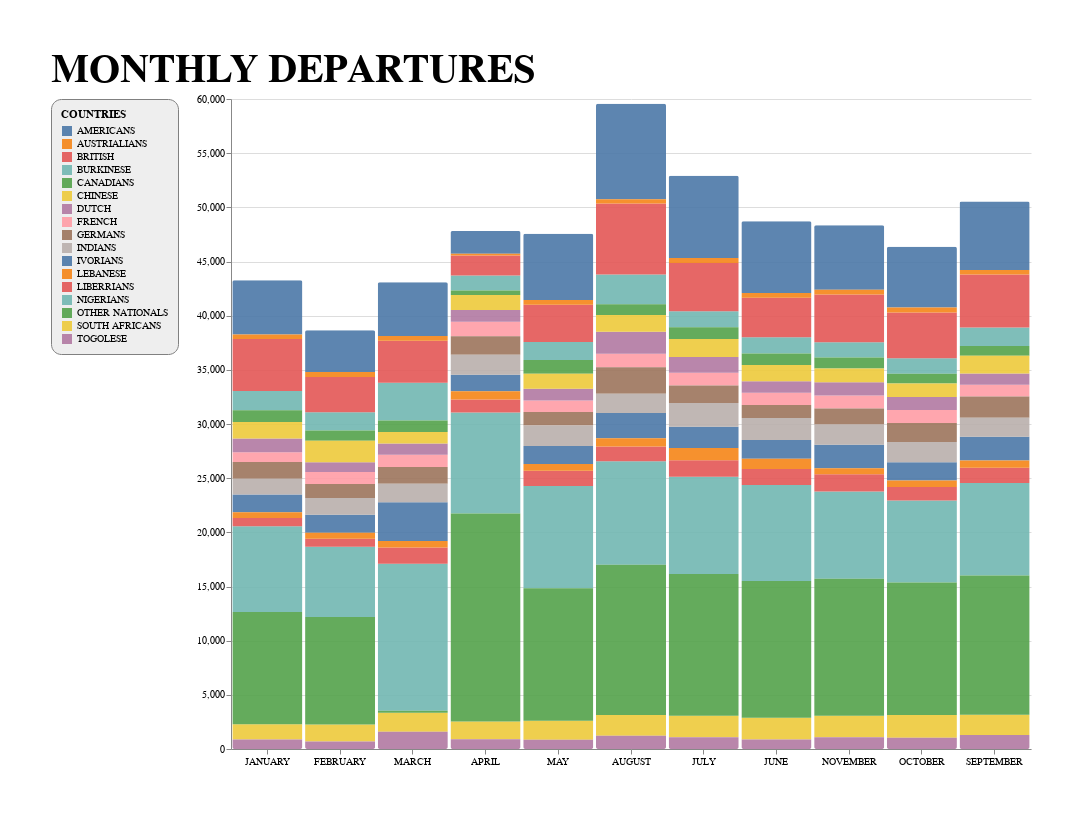

The notebook cell saved with this chart:
### Code cell
chart2= alt.Chart(trans).mark_bar(size=70,cornerRadius=1.9,font="Helvetica Neue",filled=True).encode(
    x=alt.X('MONTHS:O', 
            title='',
            sort=alt.EncodingSortField(field="Letters", op="count", order='ascending'),
            axis=alt.AxisConfig(labelAngle=360)),
    y=alt.Y('sum(DEPARTURES)', title=None, ),
    color=alt.Color('COUNTRIES', legend=alt.Legend(orient="left",type = 'symbol')),
    opacity=alt.OpacityValue(0.9),
    #size=alt.Size('MONTHS:N',scale=alt.Scale(range=[0,600])),
    tooltip=alt.Tooltip(['COUNTRIES','DEPARTURES','PERCENTAGE'])
).properties(
    width=800,
    padding=50,
    height=650,
    background='white',
    title=alt.TitleParams(text='MONTHLY DEPARTURES')
    ).configure_legend(
    strokeColor='gray',
    fillColor='#EEEEEE',
    padding=10,
    cornerRadius=10,
    orient='top-left')
chart2.configure_title(
    fontSize=40,
    font='Courier',
    anchor='start',
    align='right',
    color='black',
    ).configure_view(
    stroke='transparent'
)

### Figure 1 — Vega-Lite specification as saved in the notebook (floating-point values rounded to 4 significant figures; data arrays with more than 128 entries replaced by an {"elided": "..."} marker saying what was removed)
{"$schema": "https://vega.github.io/schema/vega-lite/v3.4.0.json", "background": "white", "config": {"legend": {"cornerRadius": 10, "fillColor": "#EEEEEE", "orient": "top-left", "padding": 10, "strokeColor": "gray"}, "mark": {"tooltip": null}, "title": {"align": "right", "anchor": "start", "color": "black", "font": "Courier", "fontSize": 40}, "view": {"height": 300, "stroke": "transparent", "width": 400}}, "data": {"name": "data-563364fef5ae5fb87a3c7902ddebb742"}, "datasets": {"data-563364fef5ae5fb87a3c7902ddebb742": {"elided": "187 records"}}, "encoding": {"color": {"field": "COUNTRIES", "legend": {"orient": "left", "type": "symbol"}, "type": "nominal"}, "opacity": {"value": 0.9}, "tooltip": [{"field": "COUNTRIES", "type": "nominal"}, {"field": "DEPARTURES", "type": "quantitative"}, {"field": "PERCENTAGE", "type": "quantitative"}], "x": {"axis": {"labelAngle": 360}, "field": "MONTHS", "sort": {"field": "Letters", "op": "count", "order": "ascending"}, "title": "", "type": "ordinal"}, "y": {"aggregate": "sum", "field": "DEPARTURES", "title": null, "type": "quantitative"}}, "height": 650, "mark": {"cornerRadius": 1.9, "filled": true, "font": "Helvetica Neue", "size": 70, "type": "bar"}, "padding": 50, "title": {"text": "MONTHLY DEPARTURES"}, "width": 800}
